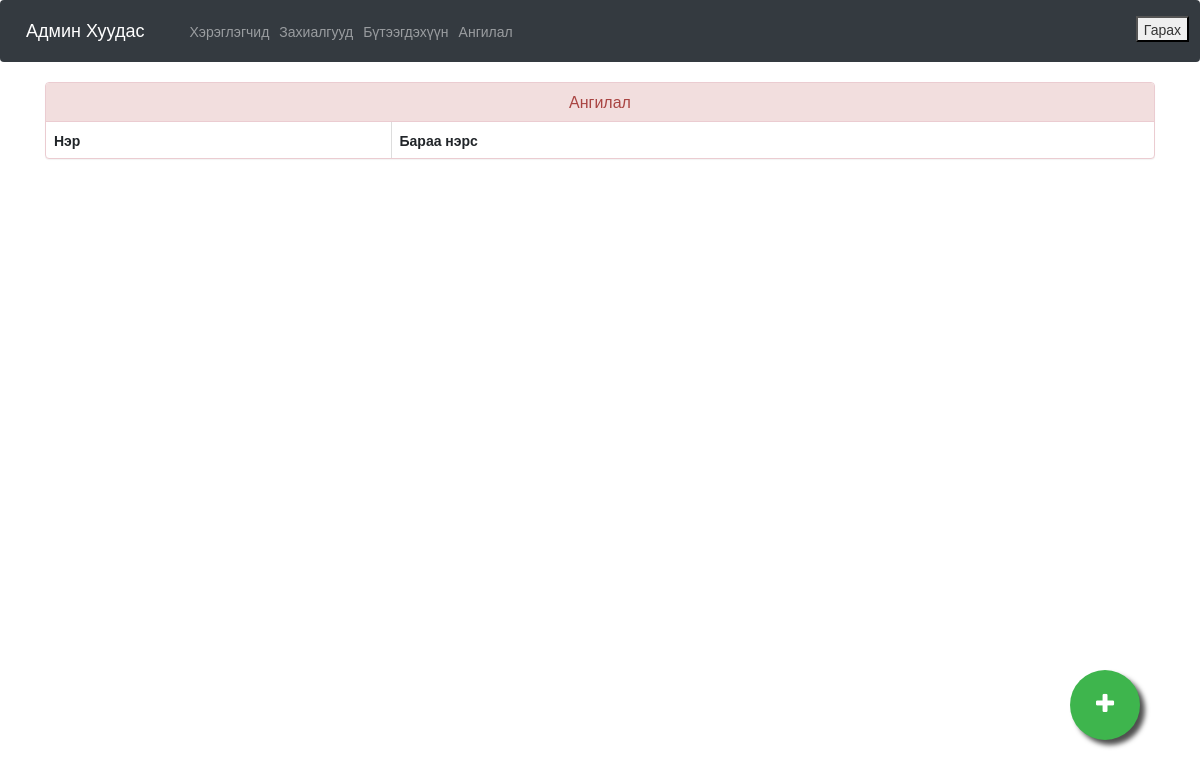
/admin-category (signed in), run on an earlier commit of the app's database.
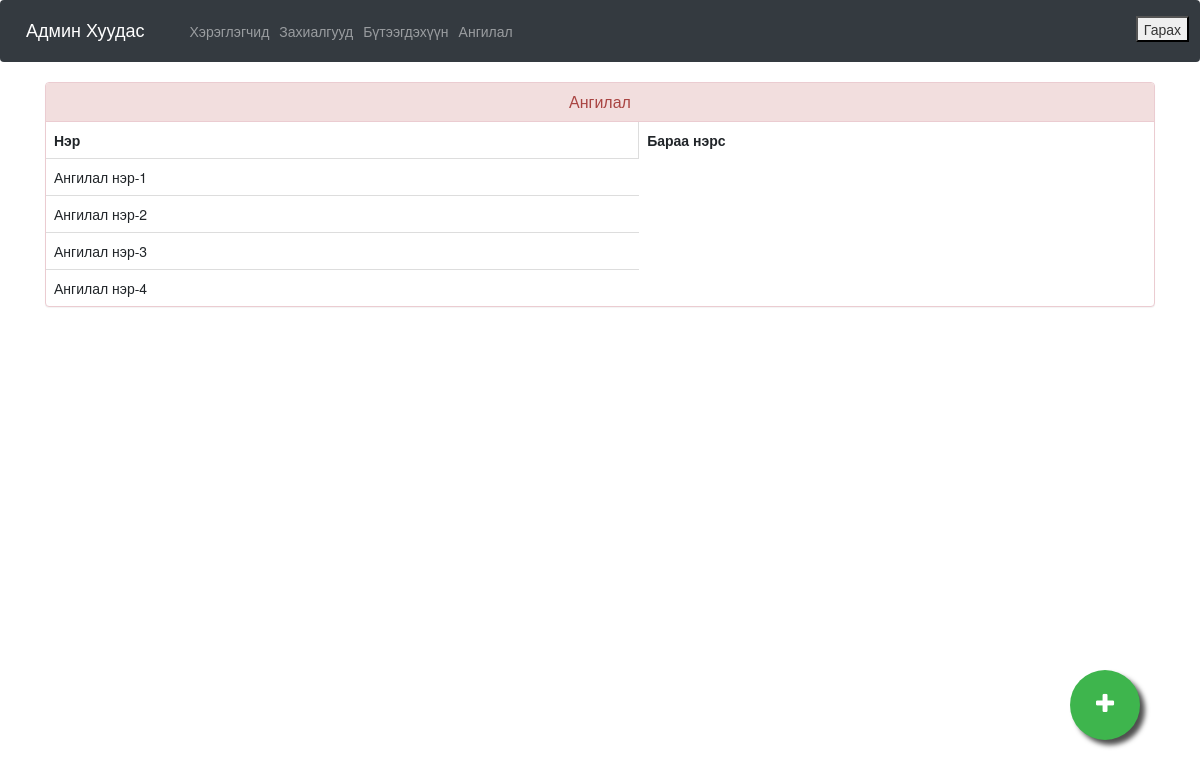
And on a later commit of the database.
### ecom/models.py (models this page shows, shortened)
class ProductCategory(models.Model):
    name = models.CharField(max_length=500)

### ecom/views.py (the view)
# urls.py: path('admin-category', views.admin_category_view,name='admin-category'),
@login_required(login_url='adminlogin')
def admin_category_view(request):
    category=models.ProductCategory.objects.all()
    return render(request,'ecom/admin/admin_category.html',{'categores':category})

### templates/ecom/admin/admin_category.html (shortened to what this page needs)
{% extends 'ecom/admin/admin_base.html' %}
{% load static %}
{% block content %}
<head>
  <link href="//netdna.bootstrapcdn.com/bootstrap/3.0.0/css/bootstrap.min.css" rel="stylesheet" id="bootstrap-css">
</head>
<div class="container">
  <div class="panel panel-danger">
    <div class="panel-heading">
      <h6 class="panel-title">Ангилал</h6>
    </div>
    <table class="table table-hover table-bordered" id="dev-table">
      <thead>
        <tr>
          <th>Нэр</th>
          <th>Бараа нэрс</th>
        </tr>
      </thead>
      {% for category in categores %}
        {% if category %}
          <tr>
            <td> {{category.name}}</td>
          </tr>
        {% else %}
          <br><br><br>
          <h1>No Products!!</h1>
        {% endif %}
      {% endfor %}
    </table>
  </div>
</div>
<a href="/admin-add-category" class="float">
<i class="fa fa-plus my-float"></i>
</a>
{% endblock content %}

What changed in the data, as far as the page shows it:
added ProductCategory: name "Ангилал нэр-1"
added ProductCategory: name "Ангилал нэр-2"
added ProductCategory: name "Ангилал нэр-3"
added ProductCategory: name "Ангилал нэр-4"
